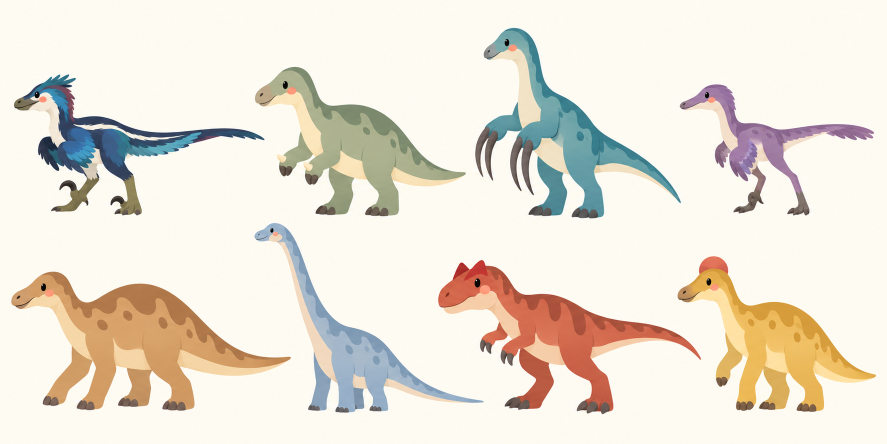
#> input picture art-source/rebuilt/dinosaurs-8-design-master-grid-v2.png, 1774 x 887 px (shown at 1/2 size)
$ python crop_dinosaur_grid.py
#> lines starting #> are read from the running program, lines starting #| are printed output that depends on the picture
"""Extract the eight approved word-card candidates from the Design Master grid.

The source is an opaque cream 4x2 presentation image. Each dinosaur extends
past its nominal column, so the bounds and overlap exclusions are deliberate.
Bottom-row subjects are mirrored to face right before saving.
"""

from pathlib import Path
from collections import deque

import numpy as np
from PIL import Image


ROOT = Path(__file__).resolve().parents[1]
SOURCE = ROOT / "art-source/rebuilt/dinosaurs-8-design-master-grid-v2.png"
TARGET = ROOT / "dist/assets/rebuilt"
SIZE = 512
BACKGROUND = np.array([254.0, 251.0, 241.0], dtype=np.float32)

# name, source rectangle, overlap exclusion (local x threshold, local y split), mirror
SPECS = [
    ("deinonychus", (10, 110, 535, 440), (490, 120, "keep_lower_left"), False),
    ("iguanodon", (465, 110, 940, 440), (65, 120, "keep_upper_right"), False),
    ("therizinosaurus", (925, 45, 1370, 440), (425, 150, "keep_lower_left"), False),
    ("troodon", (1340, 150, 1765, 440), (30, 50, "keep_upper_right"), False),
    ("edmontosaurus", (10, 530, 590, 830), (490, 100, "keep_lower_left"), True),
    ("mamenchisaurus", (495, 440, 980, 830), (90, 190, "keep_upper_right"), True),
    ("allosaurus", (870, 505, 1410, 830), (475, 145, "keep_lower_left"), True),
    ("corythosaurus", (1340, 505, 1765, 830), (65, 145, "keep_upper_right"), True),
]


def keep_largest_subject(alpha: np.ndarray) -> np.ndarray:
    """Discard disconnected pieces of neighboring dinosaurs inside wide crops."""
    active = alpha > 0.12
    visited = np.zeros(active.shape, dtype=bool)
    height, width = active.shape
    largest: list[tuple[int, int]] = []
    for row, column in zip(*np.nonzero(active & ~visited)):
        row, column = int(row), int(column)
        if visited[row, column]:
            continue
        queue = deque([(row, column)])
        visited[row, column] = True
        component = []
        while queue:
            y, x = queue.popleft()
            component.append((y, x))
            for ny in (y - 1, y, y + 1):
                for nx in (x - 1, x, x + 1):
                    if 0 <= ny < height and 0 <= nx < width and active[ny, nx] and not visited[ny, nx]:
                        visited[ny, nx] = True
                        queue.append((ny, nx))
        if len(component) > len(largest):
            largest = component
    subject = np.zeros(active.shape, dtype=bool)
    if largest:
        rows, columns = zip(*largest)
        subject[rows, columns] = True
    return subject


def extract(source: Image.Image, name: str, box: tuple, exclusion: tuple, mirror: bool) -> Image.Image:
    rgb = np.asarray(source.crop(box).convert("RGB"), dtype=np.float32)
    distance = np.linalg.norm(rgb - BACKGROUND, axis=2)
    alpha = np.clip((distance - 5.0) / 17.0, 0.0, 1.0)

    x_split, y_split, rule = exclusion
    yy, xx = np.indices(alpha.shape)
    if rule == "keep_lower_left":
        alpha[(xx >= x_split) & (yy < y_split)] = 0
    else:
        alpha[(xx < x_split) & (yy >= y_split)] = 0
    alpha[~keep_largest_subject(alpha)] = 0

    # Undo the cream matte at anti-aliased edges to avoid pale halos on cards.
    safe_alpha = np.maximum(alpha, 0.1)
    foreground = BACKGROUND + (rgb - BACKGROUND) / safe_alpha[..., None]
    rgba = np.dstack((np.clip(foreground, 0, 255), alpha * 255)).astype("uint8")
    cutout = Image.fromarray(rgba, "RGBA")
    bounds = cutout.getchannel("A").getbbox()
    if bounds is None:
        raise ValueError(f"No visible pixels extracted for {name}")
    cutout = cutout.crop(bounds)
    if mirror:
        cutout = cutout.transpose(Image.Transpose.FLIP_LEFT_RIGHT)

    scale = min((SIZE - 32) / cutout.width, (SIZE - 32) / cutout.height)
    fitted = cutout.resize((round(cutout.width * scale), round(cutout.height * scale)), Image.Resampling.LANCZOS)
    canvas = Image.new("RGBA", (SIZE, SIZE))
    canvas.alpha_composite(fitted, ((SIZE - fitted.width) // 2, (SIZE - fitted.height) // 2))
    return canvas


def main() -> None:
    source = Image.open(SOURCE)
#> source is the input picture: PIL image 1774x887 RGB; mean R, G, B 234.7, 227.1, 214.7
    if source.size != (1774, 887):
        raise ValueError(f"Unexpected grid size: {source.size}")
    for name, box, exclusion, mirror in SPECS:
        output = TARGET / f"kidapp-{name}.png"
        extract(source, name, box, exclusion, mirror).save(output, optimize=True)
        print(output.relative_to(ROOT))
#> this loop made 8 passes
#> bounds in extract on passes 1 to 8: (15, 37, 524, 323), (43, 22, 468, 326), (23, 9, 442, 394), (30, 17, 409, 284), (11, 11, 573, 294), (12, 5, 474, 388), (5, 14, 534, 325), (13, 6, 414, 321)
#> pass 1, in extract, `rgb = np.asarray(source.crop(box).convert("RGB"), dtype=np.float32)`:
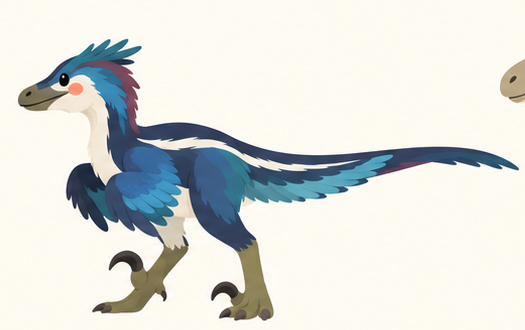
#> rgb: shape (330, 525, 3) float32; mean R, G, B 219, 221, 216.6
#> pass 1, in extract, `distance = np.linalg.norm(rgb - BACKGROUND, axis=2)`:
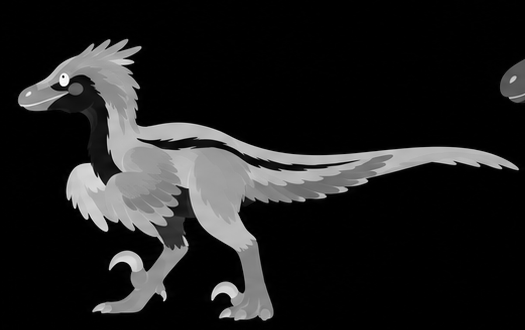
#> distance: shape (330, 525) float32; min 0, max 430.8, mean 54.1; drawn with min black and max white
#> pass 1, in extract, `alpha = np.clip((distance - 5.0) / 17.0, 0.0, 1.0)`:
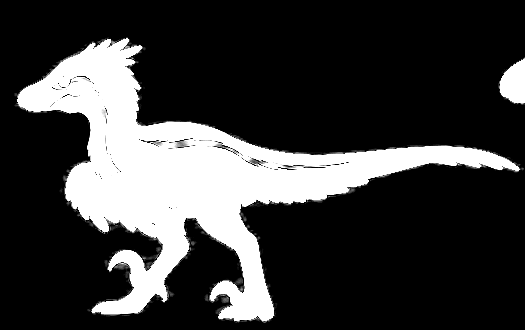
#> alpha: shape (330, 525) float32; min 0, max 1, mean 0.23
#> pass 1, in extract, `safe_alpha = np.maximum(alpha, 0.1)`:
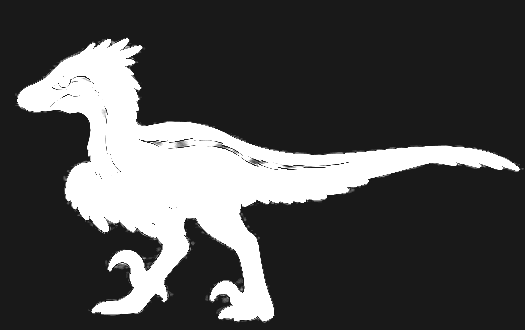
#> safe_alpha: shape (330, 525) float32; min 0.1, max 1, mean 0.3


if __name__ == "__main__":
    main()
